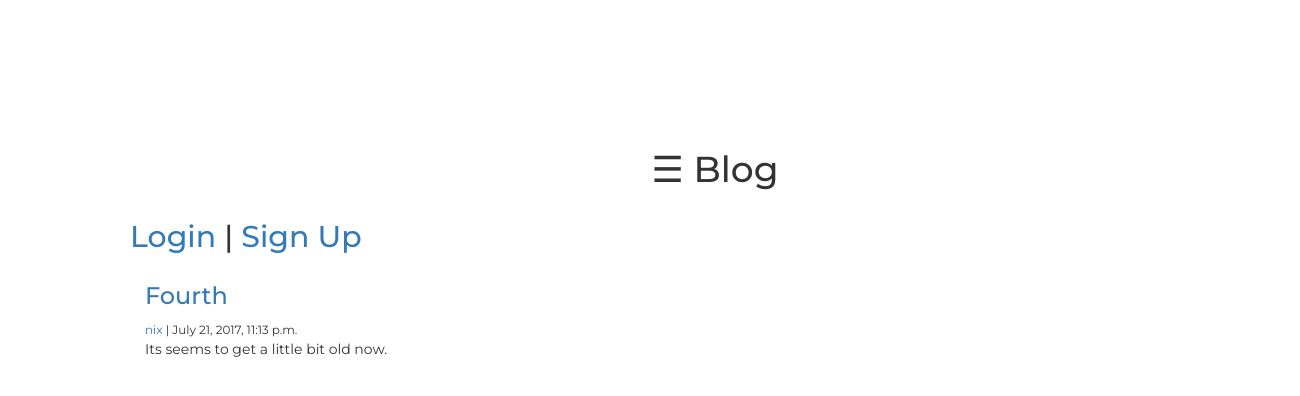
The app's page /post/4/ with its own data.
### content/models.py (models this page shows, shortened)
class Post(models.Model):
	author			=	models.ForeignKey('auth.User')
	title			=	models.CharField(max_length=200)
	text			=	models.TextField()
	created_date	=	models.DateTimeField(default=timezone.now)
	published_date	=	models.DateTimeField(blank=True,	null=True)

### content/views.py (the view)
# urls.py: url(r'^post/(?P<pk>\d+)/$', views.post_detail, name='post_detail'),
def	post_detail(request, pk):
	post = get_object_or_404(Post,	pk=pk)
	return render(request, 'post_detail.html', {'post': post})

### templates/post_detail.html
{% extends 'base.html' %}
{%block content%}
<div>
<h3><a	href="{%url	'post_detail' pk=post.pk%}">{{post.title}}</a></h3> <small><a href="{%url	'post_detail' pk=post.pk%}">{{post.author}}</a> | {{post.created_date}}</small>
<br/>
<p>
	{{post.text}}
</p>
</div>
{%endblock content%}

### templates/snippets/nav.html (style rules this page uses)
body { margin: 0; font-family: 'Lato', sans-serif; }

### templates/snippets/css.html (style rules this page uses)
body { font-family:'Montserrat', sans-serif; }

### records on screen
Post: title "Fourth", author "nix", created_date "July 21, 2017, 11:13 p.m.", text "Its seems to get a little bit old now."
